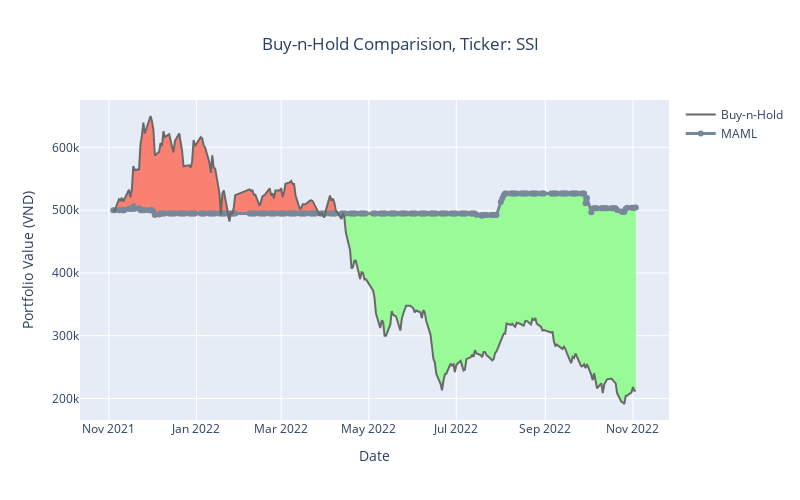

Here is the notebook cell this chart was saved with:
### Markdown cell above
# Evaluate task trading performance

### Code cell
ENV_ID = 'VNALL-v0'
TASK = 'SSI'
ITH_ADAPT_STEP = 2

args = open_config('../configs/maml.yaml', env_id=ENV_ID)
envs = MetaVectorEnv([lambda: gym.make(ENV_ID) for _ in range(1)])
agent = MetaAgent(envs=envs, hiddens=args.hiddens)
agent.load_state_dict(params['maml']['SSI'][ITH_ADAPT_STEP])

envs.train(False)
envs.reset_task(TASK)

info = play_an_episode(agent, envs)
df = info["final_info"][0]["final_history"]

returns = df.set_index('time')["portfolio_value"].pct_change()
perf = create_performance(returns, plot=True)

plot_trade_log_v2(df)

# portfolio value from hodling
df["pv_from_holding"] = vbt.Portfolio.from_holding(
    df.close, init_cash=envs.envs[0].init_cash
).value()
df = df.set_index("time")
ticker = df["ticker_x"].unique()[0]

fig = go.Figure()
fig.update_layout(width=800, height=500)
fig.update_layout(title=f"Buy-n-Hold Comparision, Ticker: {ticker}", title_x=0.5)
fig.update_xaxes(title_text="Date")
fig.update_yaxes(title_text="Portfolio Value (VND)")

df["portfolio_value"].vbt.plot_against(
    other=df["pv_from_holding"],
    other_trace_kwargs=dict(
        line=dict(width=2, color="dimgray"), mode="lines", name="Buy-n-Hold"
    ),
    trace_kwargs=dict(
        mode="lines+markers",
        line=dict(width=3, color="lightslategray"),
        name="MAML",
    ),
    pos_trace_kwargs=dict(fillcolor="palegreen"),
    neg_trace_kwargs=dict(fillcolor="salmon"),
    fig=fig,
)
fig.show()

### Figure 1 — Plotly figure (JSON) as saved in the notebook; plotly's stock layout.template omitted (floating-point values rounded to 4 significant figures; data arrays with more than 128 entries replaced by an {"elided": "..."} marker saying what was removed)
{"data": [{"hoverinfo": "skip", "line": {"color": "rgba(0, 0, 0, 0)", "width": 0}, "opacity": 0, "showlegend": false, "type": "scatter", "x": {"elided": "250 str values"}, "y": {"elided": "250 float values"}}, {"connectgaps": false, "fill": "tonexty", "fillcolor": "palegreen", "hoverinfo": "skip", "line": {"color": "rgba(0, 0, 0, 0)", "width": 0}, "opacity": 0, "showlegend": false, "type": "scatter", "x": {"elided": "250 str values"}, "y": {"elided": "250 float values"}}, {"hoverinfo": "skip", "line": {"color": "rgba(0, 0, 0, 0)", "width": 0}, "opacity": 0, "showlegend": false, "type": "scatter", "x": {"elided": "250 str values"}, "y": {"elided": "250 float values"}}, {"connectgaps": false, "fill": "tonexty", "fillcolor": "salmon", "hoverinfo": "skip", "line": {"color": "rgba(0, 0, 0, 0)", "width": 0}, "opacity": 0, "showlegend": false, "type": "scatter", "x": {"elided": "250 str values"}, "y": {"elided": "250 float values"}}, {"line": {"color": "lightslategray", "width": 3}, "mode": "lines+markers", "name": "MAML", "showlegend": true, "type": "scatter", "x": {"elided": "250 str values"}, "y": {"elided": "250 float values"}}, {"line": {"color": "dimgray", "width": 2}, "mode": "lines", "name": "Buy-n-Hold", "showlegend": true, "type": "scatter", "x": {"elided": "250 str values"}, "y": {"elided": "250 float values"}}], "layout": {"height": 500, "title": {"text": "Buy-n-Hold Comparision, Ticker: SSI", "x": 0.5}, "width": 800, "xaxis": {"title": {"text": "Date"}}, "yaxis": {"title": {"text": "Portfolio Value (VND)"}}}}
